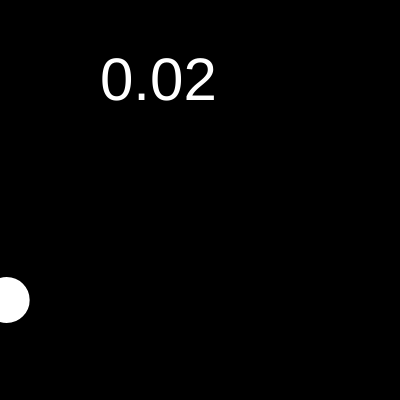
Frame 1 (no input)
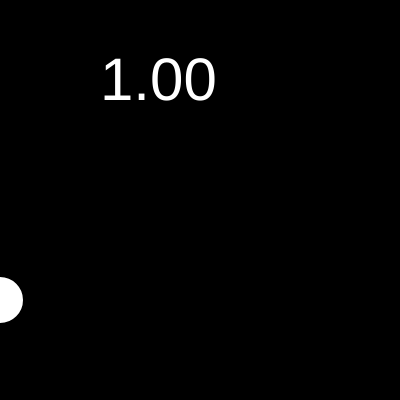
Frame 60 (no input)
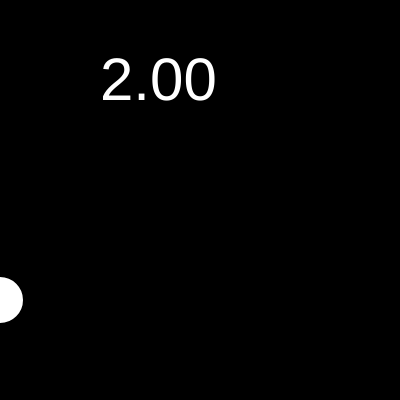
Frame 120 (the mouse pressed at the canvas centre since frame 60)

The p5.js sketch that drew these frames (run headless with seeded random() and noise() and a simulated clock; from frame 60 on, the mouse is pressed at the canvas centre):

// p5.js sketch
// ── sketch.js
/*
two ways to deal with elapsed time
1. with javascript's setInterval in setup()
2. with frameCount in draw()
*/
let bkg;

function setup() {
  createCanvas(400, 400);
  // big text
  textSize(60);
  // set bkg variable to a color with color() function
  // start with black, ok.
  bkg = color(0, 0, 0);
  // use setInterval to fire every 3 seconds
  // and call anonymous function to set random color
  // for bkg
  setInterval(() => {
    bkg = color(random(255), random(255), random(255));
  }, 3000);
}

function draw() {
  // paint background with whatever's in bkg
  background(bkg);
  fill(255);
  // display formatted elapsed time in seconds
  // nf() is 'number format' - check it out in the reference https://p5js.org/reference/#/p5/nf
  text(nf(millis() / 1000, 0, 2), 100, 100);
  // increment frames var by frameCount but wrap around at 60 with modulus
  let frames = frameCount % 60;
  strokeWeight(4);
  // move ball across canvas once every 60 frames, 3/4 from top of canvas
  ellipse(map(frames, 0, 60, 0, width), height * 0.75, 50);
}
